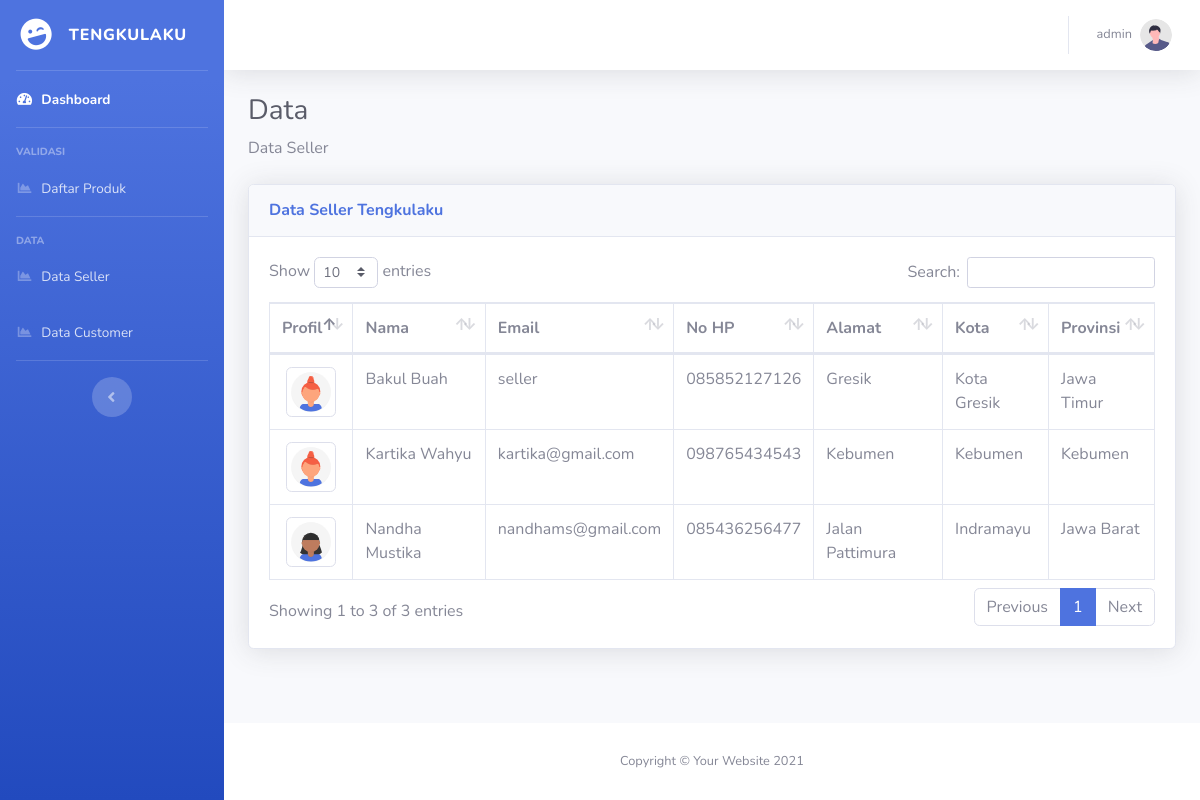
The page /back/index.php?url=daftarSellerAdmin (signed in) on the database its author committed.
### tables this page shows
CREATE TABLE `user` (
  `id_user` int(8) NOT NULL,
  `nama` varchar(255) NOT NULL,
  `email` varchar(255) NOT NULL,
  `password` varchar(255) NOT NULL,
  `no_hp` varchar(16) DEFAULT NULL,
  `alamat` text DEFAULT NULL,
  `kota` varchar(255) DEFAULT NULL,
  `provinsi` varchar(255) DEFAULT NULL,
  `profil` varchar(255) DEFAULT NULL,
  `level` enum('admin','seller','customer') NOT NULL,
  `validasi` enum('belum','sudah') NOT NULL
);

### back/page/data_seller_admin.php (the view)
<div class="container-fluid">
    <h1 class="h3 mb-2 text-gray-800">Data</h1>
    <p class="mb-4"> Data Seller</p>
    <div class="card shadow mb-4">
        <div class="card-header py-3">
            <h6 class="m-0 font-weight-bold text-primary">Data Seller Tengkulaku</h6>
        </div>
        <div class="card-body">
            <div class="table-responsive">
                <table class="table table-bordered" id="dataTable" width="100%" cellspacing="0">
                    <thead>
                        <tr>
                            <th>Profil</th>
                            <th>Nama</th>
                            <th>Email</th>
                            <th>No HP</th>
                            <th>Alamat</th>
                            <th>Kota</th>
                            <th>Provinsi</th>
                        </tr>
                    </thead>
                    <tbody>
                        <?php
                            $sql = mysqli_query($conn, "SELECT * FROM user WHERE level = 'seller'");
                            while ($hasil = mysqli_fetch_array($sql)) :
                        ?>
                        <tr>
                             <td class="text-center"><img src="img/profil/<?= $hasil['profil'] ?>" class="img-thumbnail" alt="..." style="height: 50px; width:50px;"></td>
                            <td><?= $hasil['nama'] ?></td>
                            <td><?= $hasil['email'] ?></td>
                            <td><?= $hasil['no_hp'] ?></td>
                            <td><?= $hasil['alamat'] ?></td>
                            <td><?= $hasil['kota'] ?></td>
                            <td><?= $hasil['provinsi'] ?></td>
                        </tr>
                        <?php endwhile;?>
                    </tbody>
                </table>
            </div>
        </div>
    </div>
</div>

### back/partials/_navbar.php (shortened to what this page needs)
<nav class="navbar navbar-expand navbar-light bg-white topbar mb-4 static-top shadow">
    <ul class="navbar-nav ml-auto">
        <li class="nav-item dropdown no-arrow">
            <?php
                $sesi=$_SESSION['id_user'];
                $sql = mysqli_query($conn, "SELECT * FROM user WHERE id_user=$sesi");
                while ($hasil = mysqli_fetch_array($sql)) {
              ?>
            <a class="nav-link dropdown-toggle" href="#" id="userDropdown" role="button"
                data-toggle="dropdown" aria-haspopup="true" aria-expanded="false">
                <span class="mr-2 d-none d-lg-inline text-gray-600 small"><?php echo $hasil['nama']; ?></span>
                <img class="img-profile rounded-circle"
                    src="../back/img/profil/<?php echo $hasil['profil'] ?>">
            </a>
        <?php } ?>
        </li>
    </ul>
</nav>

### rows shown on the page
user: nama "admin", profil (picture)
user: profil (picture), nama "Bakul Buah", email "seller", no_hp "085852127126", alamat "Gresik", kota "Kota Gresik", provinsi "Jawa Timur"
user: profil (picture), nama "Kartika Wahyu", email "kartika@gmail.com", no_hp "098765434543", alamat "Kebumen", kota "Kebumen", provinsi "Kebumen"
user: profil (picture), nama "Nandha Mustika", email "nandhams@gmail.com", no_hp "085436256477", alamat "Jalan Pattimura", kota "Indramayu", provinsi "Jawa Barat"
